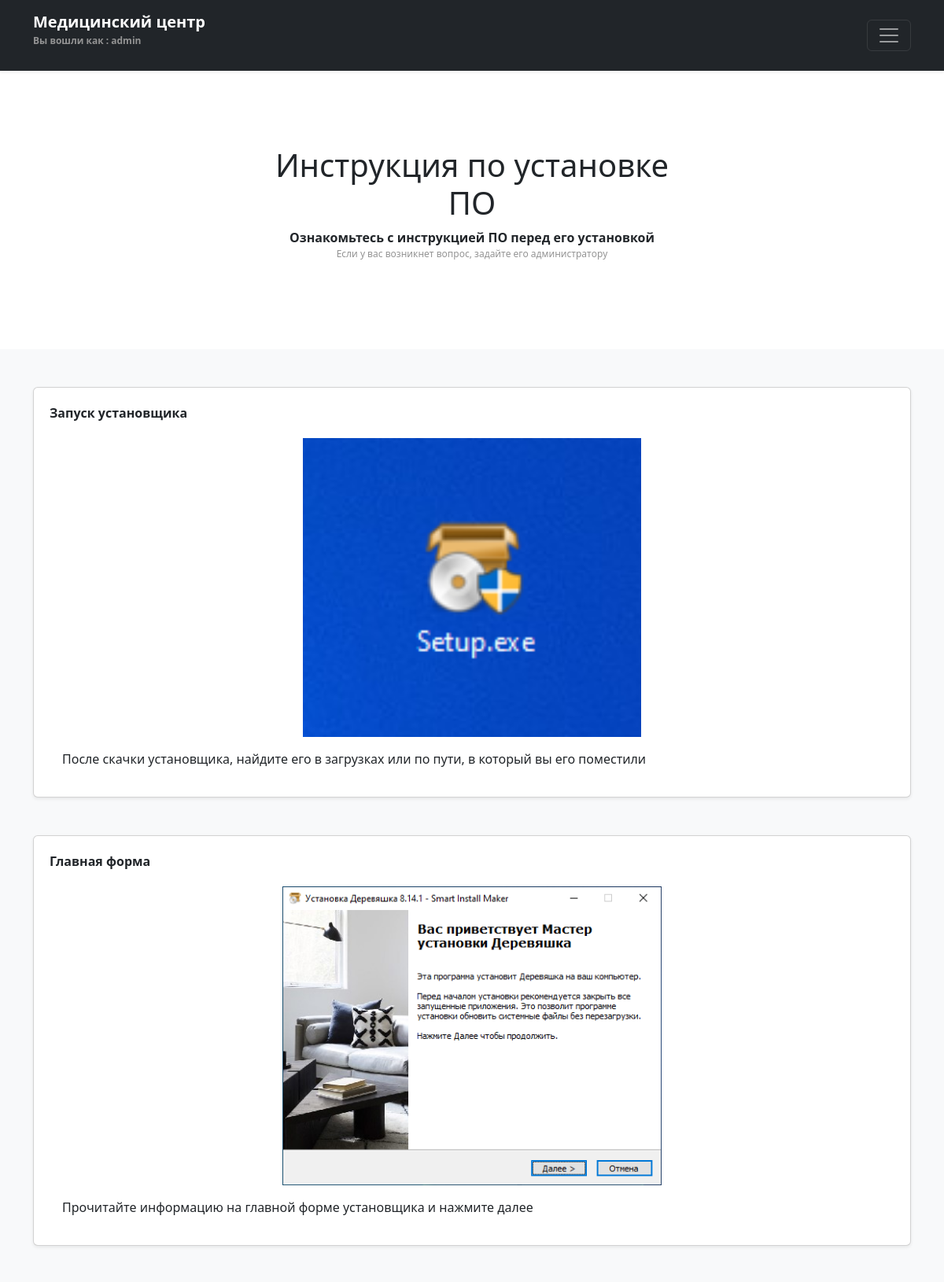
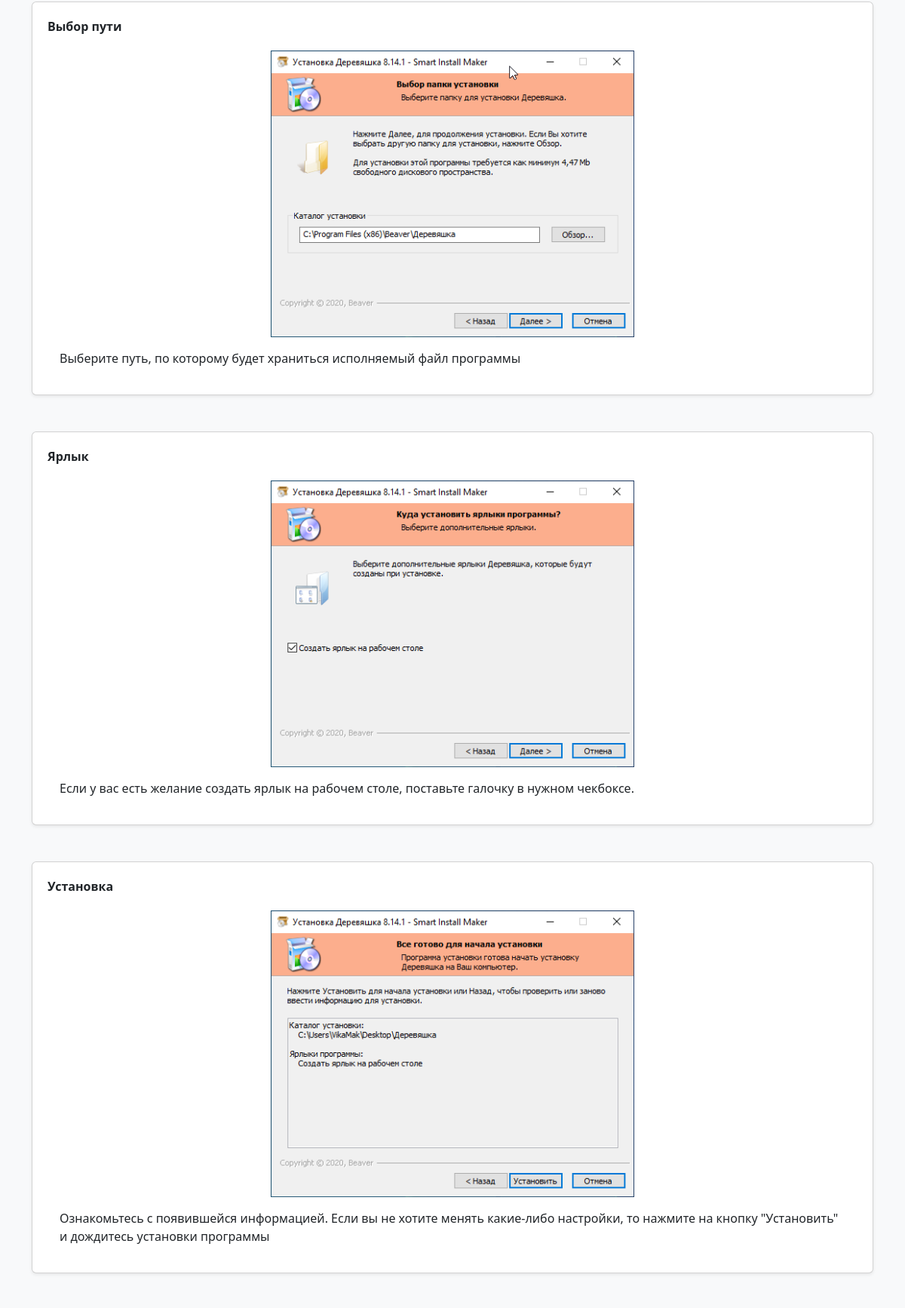
The app's page /manual (signed in, upper part) with its own data (2 pictures, top to bottom).
### app/models.py (models this page shows, shortened)
class Manual(models.Model):
    name                  = models.CharField(max_length=50, verbose_name='Наименование инструкции')
    disciption            = models.TextField(max_length=1000, verbose_name='Описание инструкции')
    image                 = models.ImageField(verbose_name='Изображение', upload_to='manual/', height_field=None, width_field=None, max_length=None, null=True, blank=True)
    class Meta:
        verbose_name            = "Инструкция"
        verbose_name_plural     = "Инструкции"

### app/views.py (the view)
# urls.py: path('manual', views.manual, name='manual'),
@login_required(login_url='login')
def manual(request):
    elements = Manual.objects.all()
    context = {'elements':elements}
    return render(request, 'app/manual.html', context)

### app/templates/app/manual.html (shortened to what this page needs)
{% extends 'app/base.html' %}
{% block content %}
<main>
    <section class="py-5 text-center container">
        <div class="row py-lg-5">
            <div class="col-lg-6 col-md-8 mx-auto">
                <h1 class="fw-light">Инструкция по установке ПО</h1>
                <strong>Ознакомьтесь с инструкцией ПО перед его установкой</strong>
                <p style="color: rgb(148, 148, 148); font-size: 12px;">Если у вас возникнет вопрос, задайте его администратору</p>
            </div>
        </div>
    </section>
    <div class="album py-5 bg-light">
    {% for el in elements %}
        <div class="mb-5  container">
            <div class="row row-cols-1 row-cols-sm-2 row-cols-md-3 g-3">
                <div class="w-100">
                    <div class="card shadow-sm">
                            <strong class="card-text">{{ el.name }}</strong>
                        <img width="100%" height="400px" src="{{ el.image.url }}" alt="Изображение">
                        <div class="card-body">
                            <p class="card-text">{{ el.disciption }}</p>
                        </div>
                    </div>
                </div>
            </div>
        </div>
    {% endfor %}
    </div>
</main>
{% endblock %}

### app/templates/app/base.html (shortened to what this page needs)
<!doctype html>
<html lang="en">
<head>
    <link href="https://cdn.jsdelivr.net/npm/bootstrap@5.0.0-beta1/dist/css/bootstrap.min.css" rel="stylesheet">
    <link href="/docs/5.0/dist/css/bootstrap.min.css" rel="stylesheet">
</head>
<body>
    <header>
        <div class="navbar navbar-dark bg-dark shadow-sm">
            <div class="container">
                <a href="{% url 'index' %}" class="navbar-brand d-flex align-items-center">
                    <strong>Медицинский центр
                    {% if request.user.is_authenticated %}
                        <p style="color: rgb(148, 148, 148); font-size: 12px;">Вы вошли как : {{ request.user }} </p>
                    {% endif %}
                    </strong>
                </a>
                <button class="navbar-toggler" type="button" data-bs-toggle="collapse" data-bs-target="#navbarHeader" aria-controls="navbarHeader" aria-expanded="false" aria-label="Toggle navigation">
                    <span class="navbar-toggler-icon"></span>
                </button>
            </div>
        </div>
    </header>
    {% block content %} {% endblock content %}
</body>
</html>

### app/templates/app/manual.html (style rules this page uses)
.card { padding: 20px; }
img { padding-top: 20px; object-fit: contain; }

### records on screen
Manual: name "Запуск установщика", image (picture), disciption "После скачки установщика, найдите его в загрузках или по пути, в который вы его поместили"
Manual: name "Главная форма", image (picture), disciption "Прочитайте информацию на главной форме установщика и нажмите далее"
Manual: name "Выбор пути", image (picture), disciption "Выберите путь, по которому будет храниться исполняемый файл программы"
Manual: name "Ярлык", image (picture), disciption "Если у вас есть желание создать ярлык на рабочем столе, поставьте галочку в нужном чекбоксе."
Manual: name "Установка", image (picture), disciption "Ознакомьтесь с появившейся информацией. Если вы не хотите менять какие-либо настройки, то нажмите на кнопку \"Установить\" и дождитесь установки программы"

### other values on screen
{{ request.user }} "admin"
